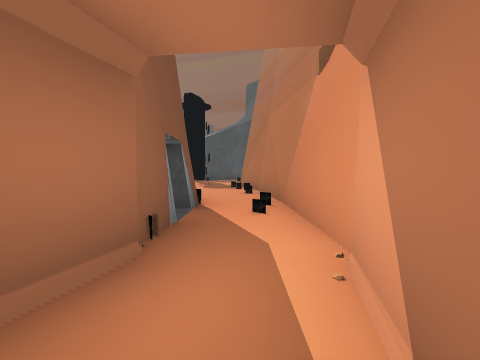
View 1 (above)

24 first-person views from a walk through a Unity game level. The camera is 1.2 m above the floor, tilts 2° down and sees 85° across. Doors are open. The floor is counted in squares, 2 m on a side. Each view is taken from the middle of a square. On the plan, view 1 faces up. The plan holds only what a view shows up to about 9 squares ahead; the rest is blank. The place goes on beyond the plan. Some animated figures are not drawn. Some surface patterns are stand-ins.

View 2
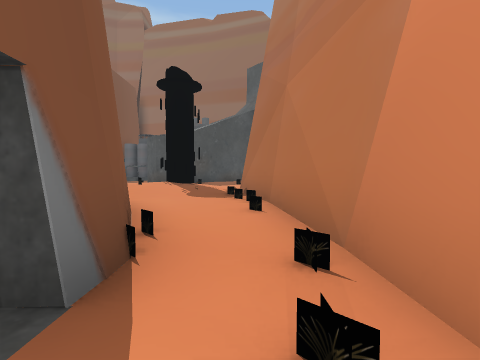

View 3
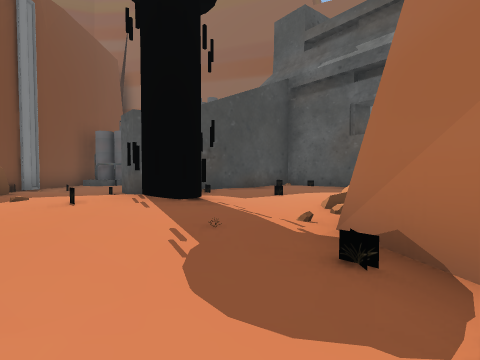

View 4
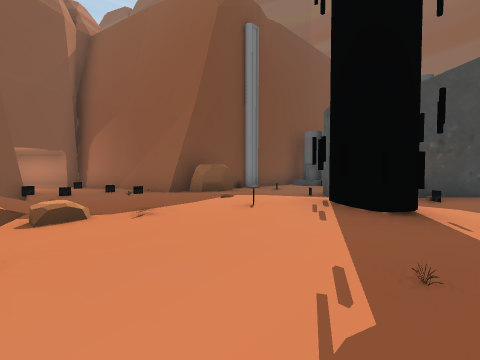

View 5
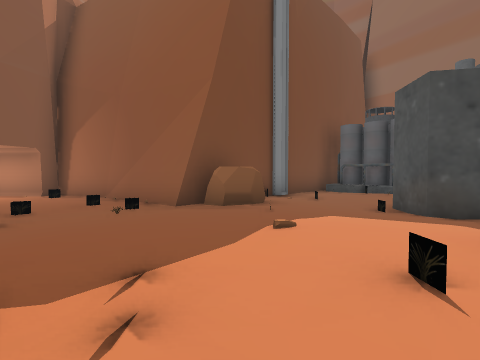

View 6
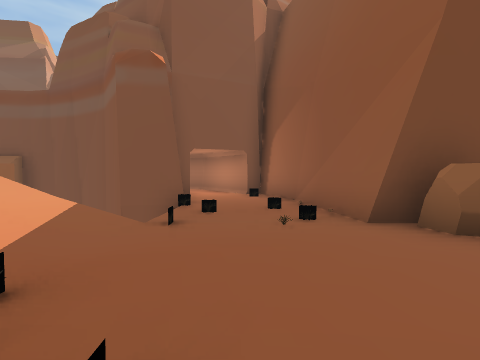

View 7
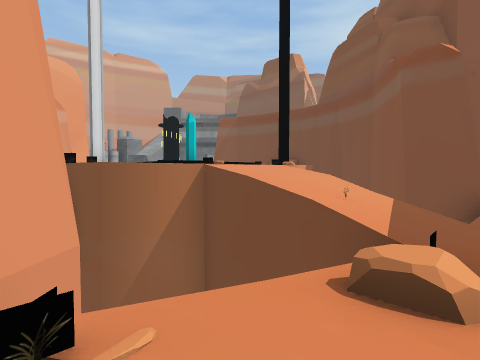

View 8
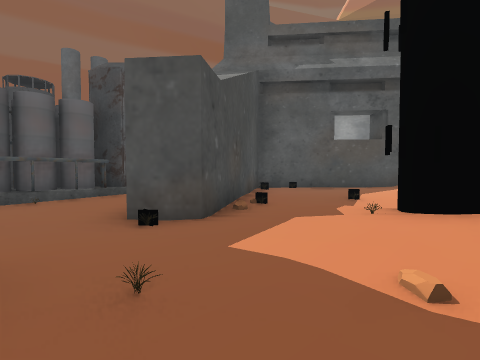

View 9
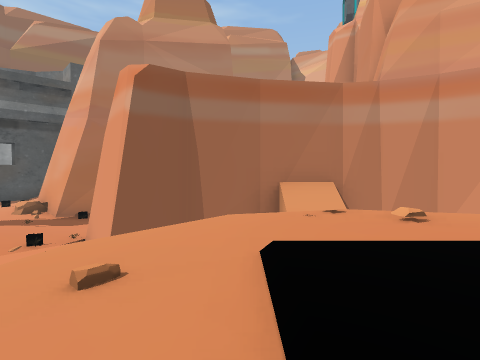

View 10
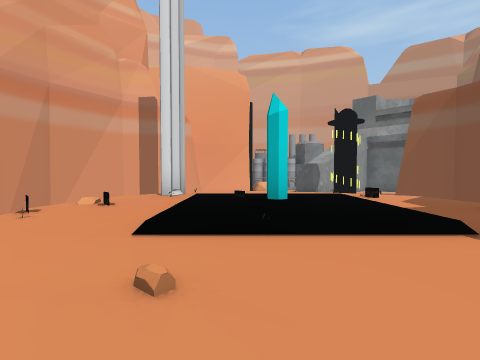

View 11
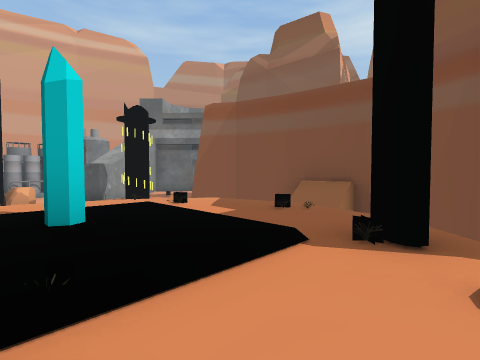

View 12
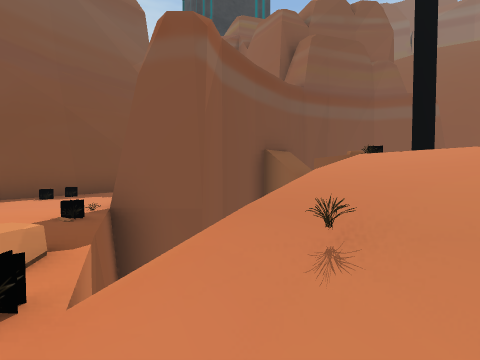

View 13
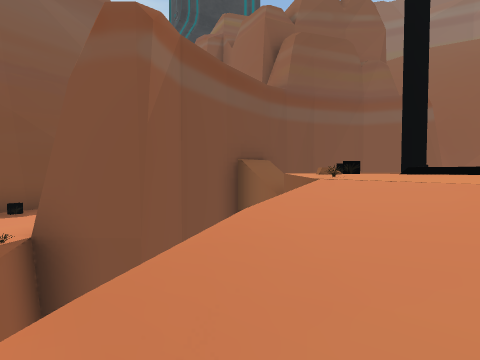

View 14
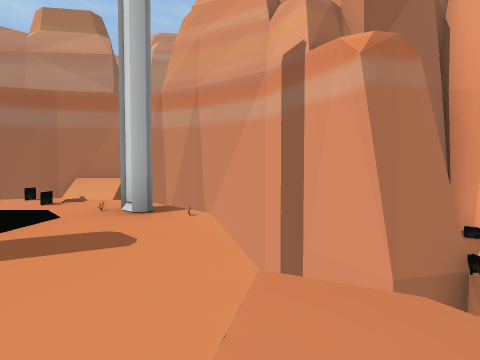

View 15
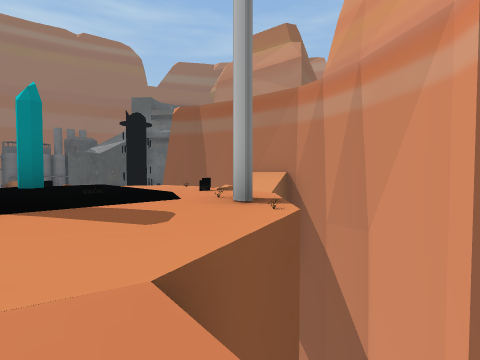

View 16
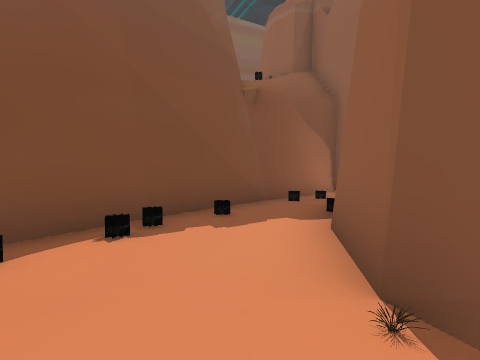

View 17
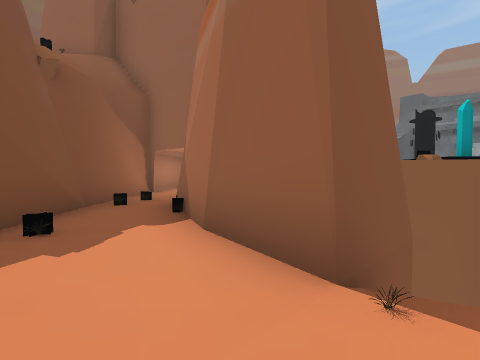

View 18
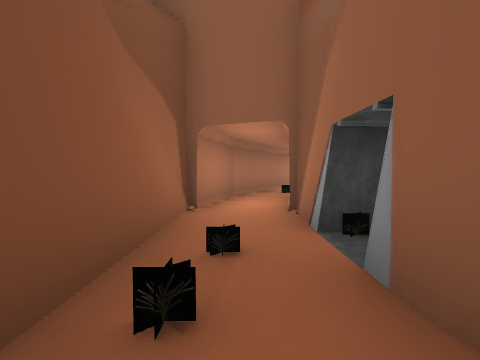

View 19
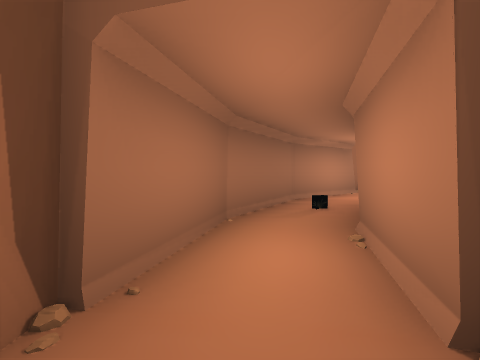

View 20
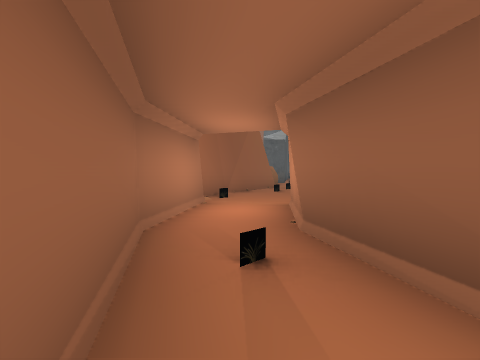

View 21
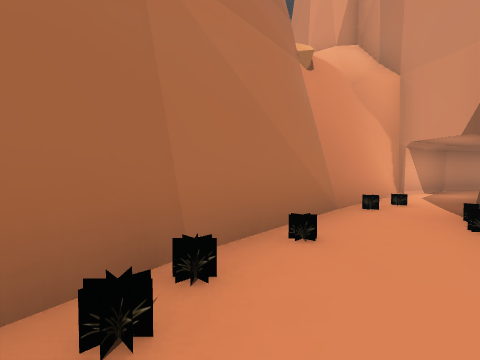

View 22
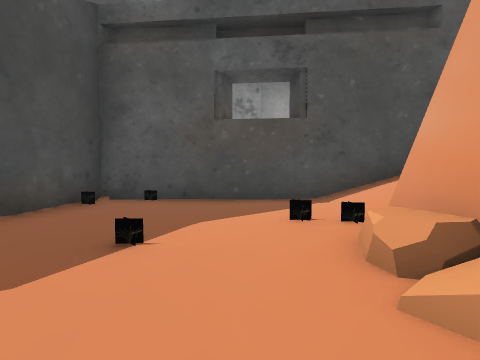

View 23
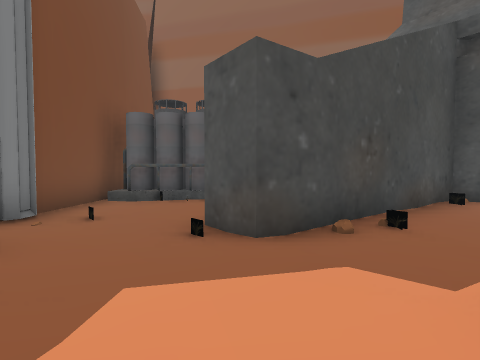

View 24
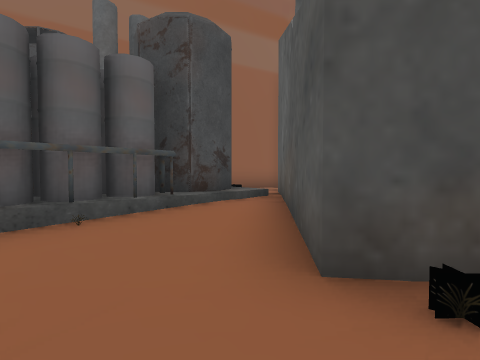

### Floor plan
Key: @ floor where view 1 was taken; # wall or solid block; . main floor; : floor 0.5 m higher than the main floor; + floor 0.75 m higher than the main floor; * floor 1.25 m higher than the main floor; % floor 1.5 m higher than the main floor; & floor 8 m higher than the main floor; $ floor 8.5 m higher than the main floor; / step, stairs or slope; D open door; = window, fence, low wall or low ledge; ^ raised ledge; v drop or lower ground; T tower; O other object.
Columns run from 19 left of view 1 to 5 right of it. Each row starts with its distance up from view 1.
 21              #
 20             ####
 19             #######
 18             .OO..#####
 17             ....###OO##
 16             .O.###....##
 15            #..O#.O.....#
 14          vv^ ......O.O.##
 13        v ^^^..O.OT...O//#
 12        ^#.OOO...:T..##
 11       ^DO.....O.O...#
 10      ^.DD.OOO.#...O.#
  9     ^..###v /:v.O..O#
  8     #O####v /+  #..O#
  7    ^..##v vv%% v##.O#
  6 ^^^^.##v v#%%%v ##..##
  5  $=^D## v%O%O%%vv##O##
  4  O/=.## OO%  %%O #.O#/
  3  //#OO///%%  %Ov ##.=/
  2   ##O###vO%%%O%v ##D==&
  1   ##.O#v vO%%Ov v##D^#^^
  0    #O.##v %%vv v##.@^^
 -1    #O..#v **  v##  #
 -2    #O..OvvO/ v##   ^
 -3    #O....=O. O#

Positions as (right, up) in squares from view 1, and headings:
1: (0, 0), facing up
2: (0, 3), facing up
3: (-1, 8), facing up
4: (-1, 9), facing up-left
5: (-3, 10), facing up-left
6: (-4, 11), facing left
7: (-3, 10), facing down-left
8: (-6, 12), facing up-right
9: (-8, 5), facing right
10: (-7, 7), facing down
11: (-7, 6), facing down-left
12: (-8, -3), facing up-left
13: (-8, -2), facing up-left
14: (-9, 0), facing right
15: (-8, -1), facing up-right
16: (-12, -3), facing up-left
17: (-13, -3), facing up
18: (-15, 1), facing up
19: (-15, 4), facing up
20: (-15, 7), facing up-right
21: (-1, 9), facing down-right
22: (-1, 12), facing up-right
23: (-4, 12), facing up
24: (-6, 15), facing up-right
